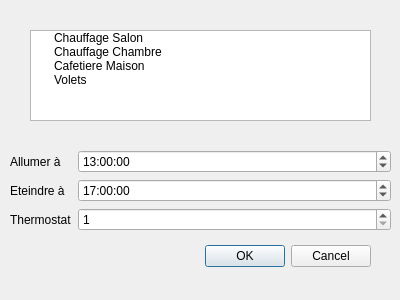
<?xml version="1.0" encoding="UTF-8"?>
<ui version="4.0">
 <class>AddThermo</class>
 <widget class="QDialog" name="AddThermo">
  <property name="geometry">
   <rect>
    <x>0</x>
    <y>0</y>
    <width>400</width>
    <height>300</height>
   </rect>
  </property>
  <property name="windowTitle">
   <string>Dialog</string>
  </property>
  <widget class="QDialogButtonBox" name="ajoutTherm">
   <property name="geometry">
    <rect>
     <x>30</x>
     <y>240</y>
     <width>341</width>
     <height>32</height>
    </rect>
   </property>
   <property name="orientation">
    <enum>Qt::Horizontal</enum>
   </property>
   <property name="standardButtons">
    <set>QDialogButtonBox::Cancel|QDialogButtonBox::Ok</set>
   </property>
  </widget>
  <widget class="QWidget" name="formLayoutWidget">
   <property name="geometry">
    <rect>
     <x>10</x>
     <y>150</y>
     <width>381</width>
     <height>81</height>
    </rect>
   </property>
   <layout class="QFormLayout" name="formLayout">
    <item row="0" column="0">
     <widget class="QLabel" name="label">
      <property name="text">
       <string>Allumer à</string>
      </property>
     </widget>
    </item>
    <item row="0" column="1">
     <widget class="QTimeEdit" name="timeEdit">
      <property name="dateTime">
       <datetime>
        <hour>13</hour>
        <minute>0</minute>
        <second>0</second>
        <year>2000</year>
        <month>1</month>
        <day>1</day>
       </datetime>
      </property>
     </widget>
    </item>
    <item row="1" column="0">
     <widget class="QLabel" name="label_2">
      <property name="text">
       <string>Eteindre à</string>
      </property>
     </widget>
    </item>
    <item row="1" column="1">
     <widget class="QTimeEdit" name="timeEdit_2">
      <property name="dateTime">
       <datetime>
        <hour>17</hour>
        <minute>0</minute>
        <second>0</second>
        <year>2000</year>
        <month>1</month>
        <day>1</day>
       </datetime>
      </property>
     </widget>
    </item>
    <item row="2" column="0">
     <widget class="QLabel" name="label_3">
      <property name="text">
       <string>Thermostat</string>
      </property>
     </widget>
    </item>
    <item row="2" column="1">
     <widget class="QSpinBox" name="spinBox">
      <property name="enabled">
       <bool>true</bool>
      </property>
      <property name="minimum">
       <number>1</number>
      </property>
      <property name="maximum">
       <number>7</number>
      </property>
      <property name="value">
       <number>1</number>
      </property>
     </widget>
    </item>
   </layout>
  </widget>
  <widget class="QTreeWidget" name="appareilListWidget">
   <property name="geometry">
    <rect>
     <x>30</x>
     <y>30</y>
     <width>341</width>
     <height>91</height>
    </rect>
   </property>
   <property name="dragEnabled">
    <bool>true</bool>
   </property>
   <attribute name="headerVisible">
    <bool>false</bool>
   </attribute>
   <column>
    <property name="text">
     <string/>
    </property>
   </column>
   <item>
    <property name="text">
     <string>Chauffage Salon</string>
    </property>
   </item>
   <item>
    <property name="text">
     <string>Chauffage Chambre</string>
    </property>
   </item>
   <item>
    <property name="text">
     <string>Cafetiere Maison</string>
    </property>
   </item>
   <item>
    <property name="text">
     <string>Volets</string>
    </property>
   </item>
  </widget>
 </widget>
 <resources/>
 <connections>
  <connection>
   <sender>ajoutTherm</sender>
   <signal>accepted()</signal>
   <receiver>AddThermo</receiver>
   <slot>accept()</slot>
   <hints>
    <hint type="sourcelabel">
     <x>248</x>
     <y>254</y>
    </hint>
    <hint type="destinationlabel">
     <x>157</x>
     <y>274</y>
    </hint>
   </hints>
  </connection>
  <connection>
   <sender>ajoutTherm</sender>
   <signal>rejected()</signal>
   <receiver>AddThermo</receiver>
   <slot>reject()</slot>
   <hints>
    <hint type="sourcelabel">
     <x>316</x>
     <y>260</y>
    </hint>
    <hint type="destinationlabel">
     <x>286</x>
     <y>274</y>
    </hint>
   </hints>
  </connection>
 </connections>
</ui>
